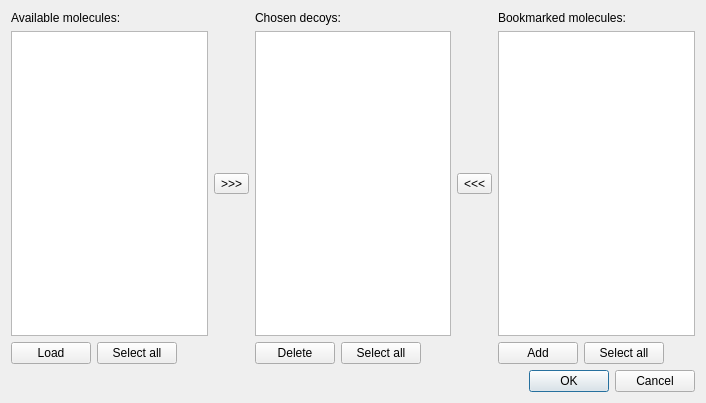
<?xml version="1.0" encoding="UTF-8"?>
<ui version="4.0">
 <class>DecoysDialog</class>
 <widget class="QDialog" name="DecoysDialog">
  <property name="geometry">
   <rect>
    <x>0</x>
    <y>0</y>
    <width>706</width>
    <height>403</height>
   </rect>
  </property>
  <property name="windowTitle">
   <string>Choose decoys</string>
  </property>
  <layout class="QVBoxLayout" name="verticalLayout_3">
   <item>
    <layout class="QGridLayout" name="gridLayout">
     <item row="2" column="7">
      <layout class="QVBoxLayout" name="verticalLayout">
       <item>
        <widget class="QToolButton" name="buttonFromBookmarks">
         <property name="text">
          <string>&lt;&lt;&lt;</string>
         </property>
        </widget>
       </item>
      </layout>
     </item>
     <item row="0" column="8">
      <widget class="QLabel" name="labelBookmarks">
       <property name="text">
        <string>Bookmarked molecules:</string>
       </property>
      </widget>
     </item>
     <item row="2" column="8">
      <widget class="QListWidget" name="listBookmarks">
       <property name="selectionMode">
        <enum>QAbstractItemView::ExtendedSelection</enum>
       </property>
      </widget>
     </item>
     <item row="2" column="6">
      <widget class="QListWidget" name="listDecoys">
       <property name="selectionMode">
        <enum>QAbstractItemView::ExtendedSelection</enum>
       </property>
      </widget>
     </item>
     <item row="0" column="6">
      <widget class="QLabel" name="labelDecoys">
       <property name="text">
        <string>Chosen decoys:</string>
       </property>
      </widget>
     </item>
     <item row="2" column="1">
      <widget class="QListWidget" name="listOpened">
       <property name="selectionMode">
        <enum>QAbstractItemView::ExtendedSelection</enum>
       </property>
      </widget>
     </item>
     <item row="0" column="1">
      <widget class="QLabel" name="labelOpened">
       <property name="text">
        <string>Available molecules:</string>
       </property>
      </widget>
     </item>
     <item row="2" column="2">
      <layout class="QVBoxLayout" name="verticalLayout_2">
       <item>
        <widget class="QToolButton" name="buttonFromOpened">
         <property name="text">
          <string>&gt;&gt;&gt;</string>
         </property>
        </widget>
       </item>
      </layout>
     </item>
     <item row="4" column="1">
      <layout class="QHBoxLayout" name="horizontalLayout">
       <item>
        <widget class="QPushButton" name="buttonLoad">
         <property name="text">
          <string>Load</string>
         </property>
        </widget>
       </item>
       <item>
        <widget class="QPushButton" name="buttonSelectAllOpened">
         <property name="text">
          <string>Select all</string>
         </property>
        </widget>
       </item>
       <item>
        <spacer name="horizontalSpacer">
         <property name="orientation">
          <enum>Qt::Horizontal</enum>
         </property>
         <property name="sizeHint" stdset="0">
          <size>
           <width>40</width>
           <height>20</height>
          </size>
         </property>
        </spacer>
       </item>
      </layout>
     </item>
     <item row="4" column="6">
      <layout class="QHBoxLayout" name="horizontalLayout_2">
       <item>
        <widget class="QPushButton" name="buttonDeleteDecoy">
         <property name="text">
          <string>Delete</string>
         </property>
        </widget>
       </item>
       <item>
        <widget class="QPushButton" name="buttonSelectAllDecoys">
         <property name="text">
          <string>Select all</string>
         </property>
        </widget>
       </item>
       <item>
        <spacer name="horizontalSpacer_2">
         <property name="orientation">
          <enum>Qt::Horizontal</enum>
         </property>
         <property name="sizeHint" stdset="0">
          <size>
           <width>40</width>
           <height>20</height>
          </size>
         </property>
        </spacer>
       </item>
      </layout>
     </item>
     <item row="4" column="8">
      <layout class="QHBoxLayout" name="horizontalLayout_3">
       <item>
        <widget class="QPushButton" name="buttonLoadBookmarks">
         <property name="text">
          <string>Add</string>
         </property>
        </widget>
       </item>
       <item>
        <widget class="QPushButton" name="buttonSelectAllBookmarks">
         <property name="text">
          <string>Select all</string>
         </property>
        </widget>
       </item>
       <item>
        <spacer name="horizontalSpacer_3">
         <property name="orientation">
          <enum>Qt::Horizontal</enum>
         </property>
         <property name="sizeHint" stdset="0">
          <size>
           <width>40</width>
           <height>20</height>
          </size>
         </property>
        </spacer>
       </item>
      </layout>
     </item>
    </layout>
   </item>
   <item>
    <widget class="QDialogButtonBox" name="buttonBox">
     <property name="orientation">
      <enum>Qt::Horizontal</enum>
     </property>
     <property name="standardButtons">
      <set>QDialogButtonBox::Cancel|QDialogButtonBox::Ok</set>
     </property>
    </widget>
   </item>
  </layout>
 </widget>
 <resources/>
 <connections>
  <connection>
   <sender>buttonBox</sender>
   <signal>accepted()</signal>
   <receiver>DecoysDialog</receiver>
   <slot>accept()</slot>
   <hints>
    <hint type="sourcelabel">
     <x>248</x>
     <y>254</y>
    </hint>
    <hint type="destinationlabel">
     <x>157</x>
     <y>274</y>
    </hint>
   </hints>
  </connection>
  <connection>
   <sender>buttonBox</sender>
   <signal>rejected()</signal>
   <receiver>DecoysDialog</receiver>
   <slot>reject()</slot>
   <hints>
    <hint type="sourcelabel">
     <x>316</x>
     <y>260</y>
    </hint>
    <hint type="destinationlabel">
     <x>286</x>
     <y>274</y>
    </hint>
   </hints>
  </connection>
 </connections>
</ui>
